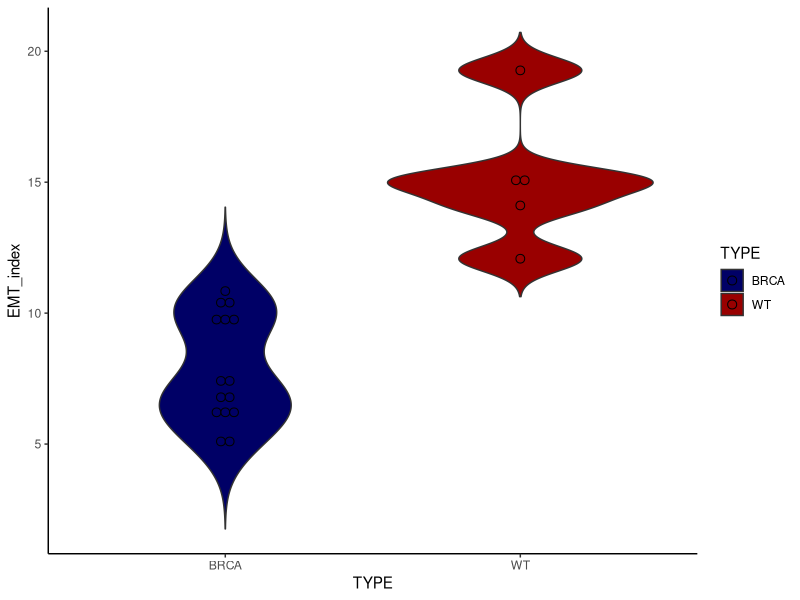
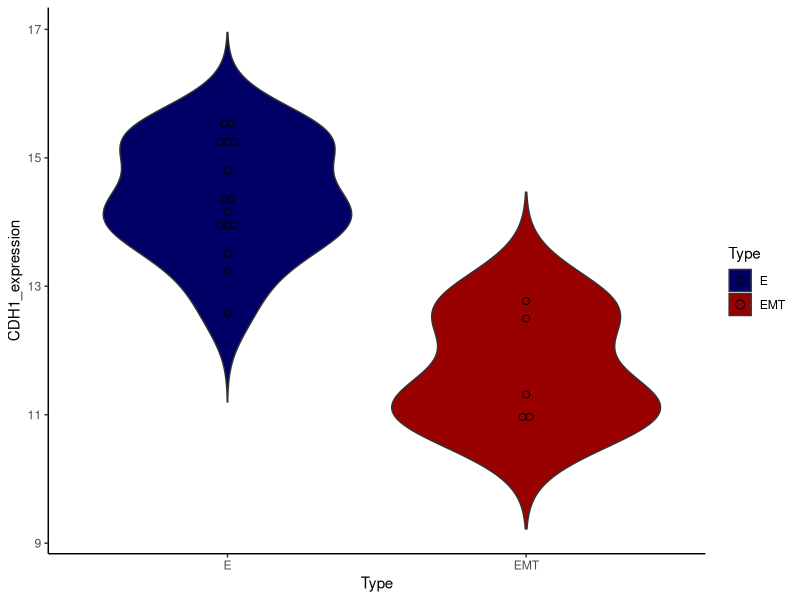
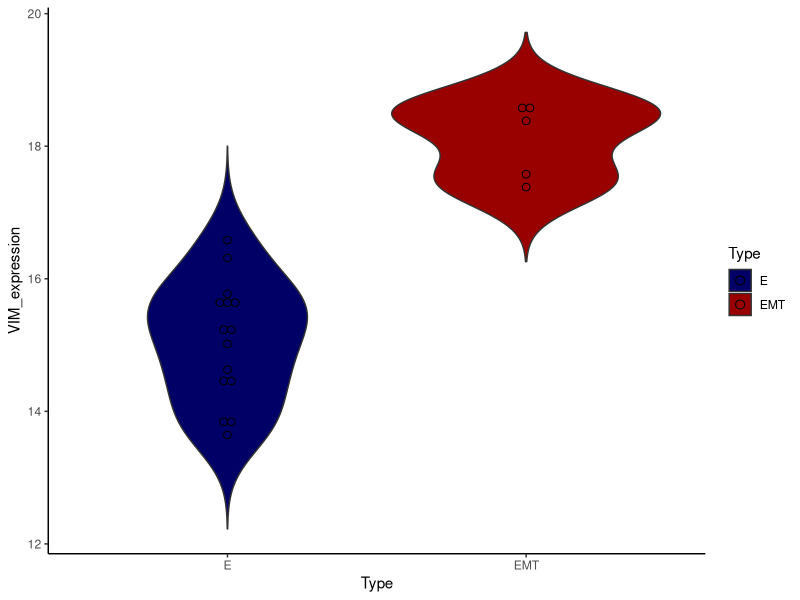
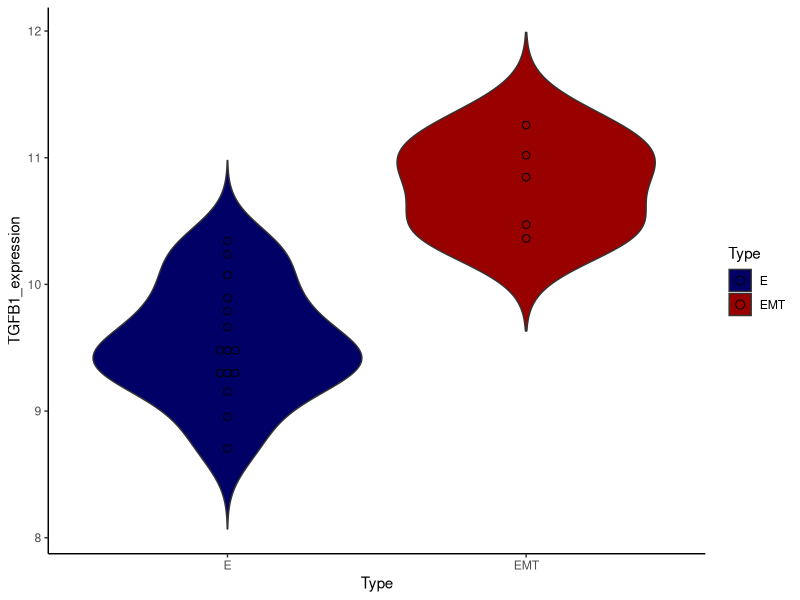

Write R code to recreate these figures, in order.
library(ggplot2)

# EMT violin plot (SNUH)
df <- data.frame(TYPE=c("WT", "BRCA", "BRCA", "WT", "BRCA", "WT", "WT", "BRCA", "BRCA", "BRCA", "BRCA", "BRCA", "BRCA", "BRCA", "BRCA", "BRCA", "BRCA", "WT", "BRCA", "BRCA"), EMT_index = c(14.1123922142792, 6.76436432443856, 7.57527263485835, 15.0423739828603, 6.23908032722261, 15.104632507528, 19.270741407756, 10.8424486624009, 10.1941890739711, 6.18055110054678, 9.57532921782817, 5.23457009697109, 6.24503649280527, 7.24717414722779, 6.81105461869981, 10.6080775167307, 9.53260081123286, 12.0776818732693, 9.9763257869376, 4.96275557036637))

ggplot(df, aes(x=TYPE, y=EMT_index, fill=TYPE)) + geom_violin(trim=FALSE) + geom_dotplot(binaxis='y', stackdir='center', dotsize=0.7) + scale_fill_manual(values=c('#000066','#990000'))  + theme_classic()

# EMT-related violin plot (SUN-HGOC)
# CDH1
df <- data.frame(Type=c("E", "E", "E", "E", "E", "E", "E", "EMT", "E", "E", "E", "E", "E", "E", "E", "E", "EMT", "EMT", "EMT", "EMT"), CDH1_expression=c(13.9411427147277,	15.506352381592,	14.3413445720896,	13.2327938639303,	13.5166952124584,	15.2891732811763,	13.8803932448834,	11.3158646161657,	15.2046765463172,	14.3627592375224,	15.5611932236906,	15.2467867498199,	14.1546059702608,	14.7990189346941,	14.0236616704698,	12.5891156695508,	12.768656850484,	12.497597383967,	10.9187855696642,	11.0135315054797))
ggplot(df, aes(x=Type, y=CDH1_expression, fill=Type)) + geom_violin(trim=FALSE) + geom_dotplot(binaxis='y', stackdir='center', dotsize=0.7) + scale_fill_manual(values=c('#000066','#990000')) + theme_classic()

# VIM
df <- data.frame(Type=c("E", "E", "E", "E", "E", "E", "E", "EMT", "E", "E", "E", "E", "E", "E", "E", "E", "EMT", "EMT", "EMT", "EMT"), VIM_expression=c(15.7716815812217,	15.0167142772187,	14.5038706122843,	16.3140694485307,	15.6691790805546,	15.689635021249,	15.2819413071924,	18.5912624143979,	15.5896060791005,	13.8450965535524,	15.1818615157471,	14.4139545891511,	13.6436198602239,	16.5834032952149,	13.8389635102752,	14.6289069319389,	17.3833431180501,	17.5776614778827,	18.3826067683646,	18.563750891245))
ggplot(df, aes(x=Type, y=VIM_expression, fill=Type)) + geom_violin(trim=FALSE) + geom_dotplot(binaxis='y', stackdir='center', dotsize=0.7) + scale_fill_manual(values=c('#000066','#990000')) + theme_classic()

# TGFB1
df <- data.frame(Type=c("E", "E", "E", "E", "E", "E", "E", "EMT", "E", "E", "E", "E", "E", "E", "E", "E", "EMT", "EMT", "EMT", "EMT"), TGFB1_expression=c(9.33839926598193,	9.50610967584407,	9.66166096495095,	9.45121599118046,	10.2359274403974,	9.78774638254001,	9.34218800016942,	10.3631706642984,	9.89270880665189,	9.25944454990826,	9.49125554122715,	8.70428056377323,	9.15424479341798,	10.3433816082702,	8.95421003487029,	10.0737904092824,	10.8462141613539,	11.2577479262528,	10.4713149595074,	11.019761724564))
ggplot(df, aes(x=Type, y=TGFB1_expression, fill=Type)) + geom_violin(trim=FALSE) + geom_dotplot(binaxis='y', stackdir='center', dotsize=0.7) + scale_fill_manual(values=c('#000066','#990000')) + theme_classic()
